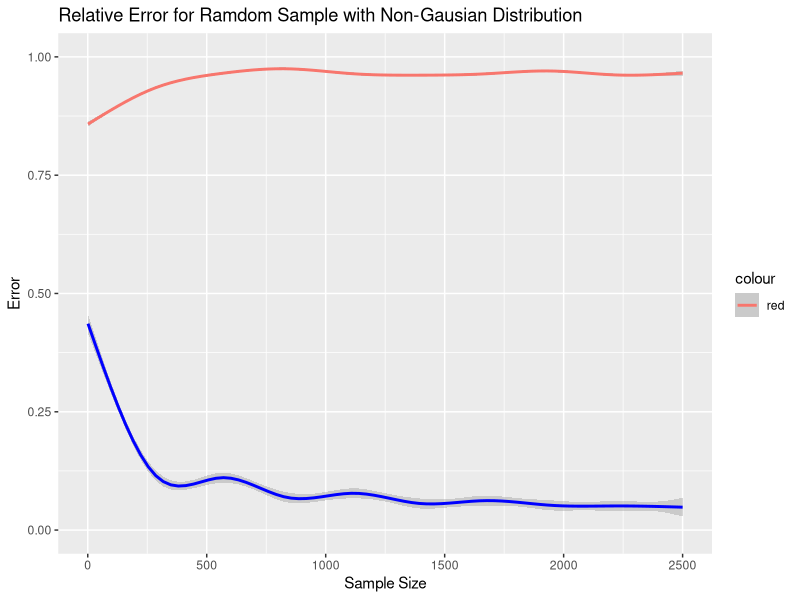

Write R code to recreate this figure.

# non-gussuain 

set.seed(876)

group_1 <- rbinom(500000, 1, 0.005)
group_2 <- rbinom(100000, 1, 0.66)
group_3 <- rep(0, 400000)
group_4 <- rbinom(100000, 1, 0.85)
group_5 <- rbinom(400000, 1, 0.001)

y <- c(group_1, group_2, group_3, group_4, group_5)
actual_percent = sum(y)/length(y)

result <- data.frame(iteration= numeric(), 
                     err=numeric(),
                     group=numeric())
for (i in 1:2500) {
  sample_1 <- sample(y, i)
  sample_percent <- sum(sample_1)/i
  err <- abs(actual_percent - sample_percent)/actual_percent
  gp=1
  result <- rbind(result, c(i, err, gp))  
}
colnames(result) <- c("n", "err", "group")

a <- result

# Non-Random Selection


result <- data.frame(iteration= numeric(), 
                     err=numeric(),
                     group=numeric())

counts <- seq(1,2500)

for (i in counts) {
  sample_1 <- y[1:i]
  sample_percent <- sum(sample_1)/i
  err <- abs(actual_percent - sample_percent)/actual_percent
  gp=4
  result <- rbind(result, c(i, err, gp))  
}
colnames(result) <- c("n", "err", "group")
b <- result


# Simple Plot 

#plot(a$n, a$err, ylim=c(0,1), pch=19, col="blue", 
#     main="Relative Error based on Sample Size", 
#     xlab="Sample Size", ylab="Relative Error")
#points(b$n, b$err, col="red", pch=19)



library(ggplot2)
p <- qplot(n,err, data=b, geom="smooth", color="red", ylim=c(0.00, 1.0), 
           main="Relative Error for Ramdom Sample with Non-Gausian Distribution", 
           ylab="Error", xlab="Sample Size")  

p <- p + geom_smooth(aes(n, err), data=a, color="blue")

p


